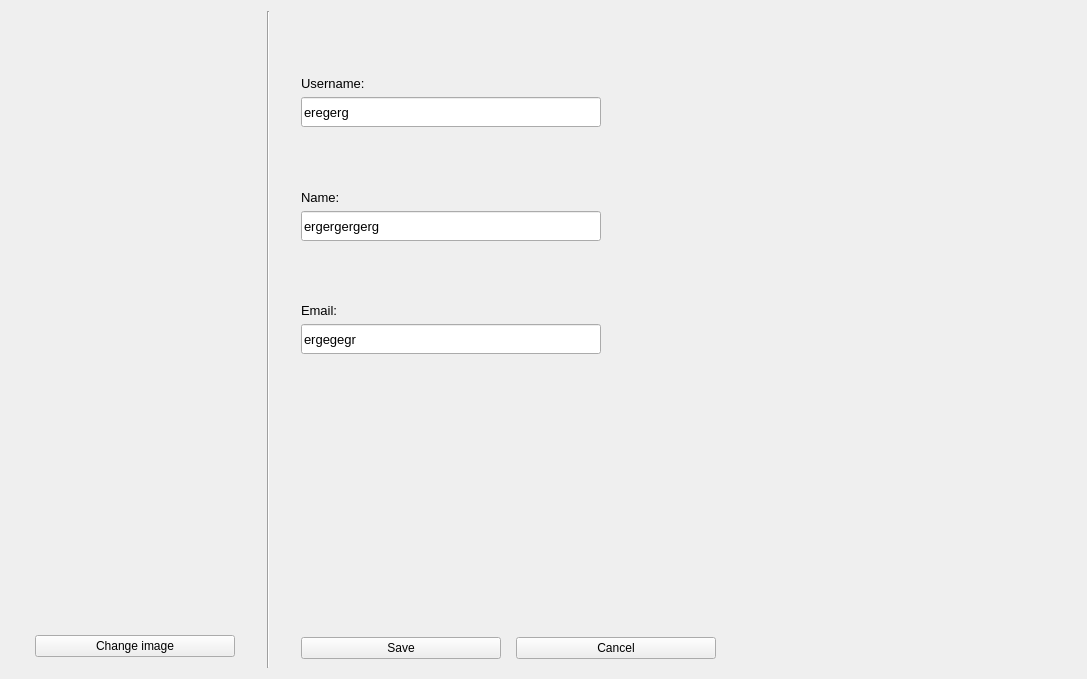
<?xml version="1.0" encoding="UTF-8"?>
<ui version="4.0">
 <class>InfoWidgetEdit</class>
 <widget class="QWidget" name="InfoWidgetEdit">
  <property name="geometry">
   <rect>
    <x>0</x>
    <y>0</y>
    <width>1087</width>
    <height>679</height>
   </rect>
  </property>
  <property name="windowTitle">
   <string>InfoWidgetEdit</string>
  </property>
  <layout class="QHBoxLayout" name="horizontalLayout">
   <item>
    <widget class="QWidget" name="verticalWidget" native="true">
     <property name="sizePolicy">
      <sizepolicy hsizetype="Preferred" vsizetype="Preferred">
       <horstretch>0</horstretch>
       <verstretch>0</verstretch>
      </sizepolicy>
     </property>
     <property name="minimumSize">
      <size>
       <width>250</width>
       <height>250</height>
      </size>
     </property>
     <property name="maximumSize">
      <size>
       <width>200</width>
       <height>16777215</height>
      </size>
     </property>
     <layout class="QVBoxLayout" name="verticalLayout" stretch="0,0,0">
      <property name="spacing">
       <number>7</number>
      </property>
      <property name="sizeConstraint">
       <enum>QLayout::SetDefaultConstraint</enum>
      </property>
      <property name="rightMargin">
       <number>11</number>
      </property>
      <property name="bottomMargin">
       <number>11</number>
      </property>
      <item alignment="Qt::AlignHCenter">
       <widget class="QLabel" name="imageLabel">
        <property name="sizePolicy">
         <sizepolicy hsizetype="Preferred" vsizetype="Maximum">
          <horstretch>0</horstretch>
          <verstretch>1</verstretch>
         </sizepolicy>
        </property>
        <property name="minimumSize">
         <size>
          <width>20</width>
          <height>20</height>
         </size>
        </property>
        <property name="maximumSize">
         <size>
          <width>200</width>
          <height>200</height>
         </size>
        </property>
        <property name="frameShape">
         <enum>QFrame::NoFrame</enum>
        </property>
        <property name="text">
         <string/>
        </property>
        <property name="scaledContents">
         <bool>false</bool>
        </property>
        <property name="alignment">
         <set>Qt::AlignCenter</set>
        </property>
       </widget>
      </item>
      <item>
       <spacer name="verticalSpacer">
        <property name="orientation">
         <enum>Qt::Vertical</enum>
        </property>
        <property name="sizeHint" stdset="0">
         <size>
          <width>20</width>
          <height>40</height>
         </size>
        </property>
       </spacer>
      </item>
      <item alignment="Qt::AlignHCenter">
       <widget class="QPushButton" name="changeImageButton">
        <property name="sizePolicy">
         <sizepolicy hsizetype="Minimum" vsizetype="Maximum">
          <horstretch>0</horstretch>
          <verstretch>1</verstretch>
         </sizepolicy>
        </property>
        <property name="minimumSize">
         <size>
          <width>200</width>
          <height>0</height>
         </size>
        </property>
        <property name="maximumSize">
         <size>
          <width>200</width>
          <height>16777215</height>
         </size>
        </property>
        <property name="text">
         <string>Change image</string>
        </property>
       </widget>
      </item>
     </layout>
    </widget>
   </item>
   <item>
    <widget class="Line" name="line">
     <property name="orientation">
      <enum>Qt::Vertical</enum>
     </property>
    </widget>
   </item>
   <item>
    <widget class="QWidget" name="verticalWidget_2" native="true">
     <property name="minimumSize">
      <size>
       <width>500</width>
       <height>500</height>
      </size>
     </property>
     <layout class="QVBoxLayout" name="verticalLayout_2">
      <property name="leftMargin">
       <number>25</number>
      </property>
      <item alignment="Qt::AlignBottom">
       <widget class="QLabel" name="label_3">
        <property name="styleSheet">
         <string notr="true">font: 10pt</string>
        </property>
        <property name="text">
         <string>Username:</string>
        </property>
       </widget>
      </item>
      <item>
       <widget class="QLineEdit" name="editUser">
        <property name="minimumSize">
         <size>
          <width>0</width>
          <height>30</height>
         </size>
        </property>
        <property name="maximumSize">
         <size>
          <width>300</width>
          <height>16777215</height>
         </size>
        </property>
        <property name="font">
         <font>
          <pointsize>10</pointsize>
         </font>
        </property>
        <property name="text">
         <string>eregerg</string>
        </property>
        <property name="readOnly">
         <bool>true</bool>
        </property>
       </widget>
      </item>
      <item alignment="Qt::AlignBottom">
       <widget class="QLabel" name="label_5">
        <property name="styleSheet">
         <string notr="true">font: 10pt</string>
        </property>
        <property name="text">
         <string>Name:</string>
        </property>
       </widget>
      </item>
      <item>
       <widget class="QLineEdit" name="editName">
        <property name="minimumSize">
         <size>
          <width>0</width>
          <height>30</height>
         </size>
        </property>
        <property name="maximumSize">
         <size>
          <width>300</width>
          <height>16777215</height>
         </size>
        </property>
        <property name="font">
         <font>
          <pointsize>10</pointsize>
         </font>
        </property>
        <property name="text">
         <string>ergergergerg</string>
        </property>
       </widget>
      </item>
      <item alignment="Qt::AlignBottom">
       <widget class="QLabel" name="label_7">
        <property name="styleSheet">
         <string notr="true">font: 10pt</string>
        </property>
        <property name="text">
         <string>Email:</string>
        </property>
       </widget>
      </item>
      <item>
       <widget class="QLineEdit" name="editEmail">
        <property name="minimumSize">
         <size>
          <width>0</width>
          <height>30</height>
         </size>
        </property>
        <property name="maximumSize">
         <size>
          <width>300</width>
          <height>16777215</height>
         </size>
        </property>
        <property name="font">
         <font>
          <pointsize>10</pointsize>
         </font>
        </property>
        <property name="text">
         <string>ergegegr</string>
        </property>
       </widget>
      </item>
      <item>
       <widget class="QLabel" name="errorLabel">
        <property name="styleSheet">
         <string notr="true">color: red</string>
        </property>
        <property name="text">
         <string/>
        </property>
       </widget>
      </item>
      <item>
       <spacer name="verticalSpacer_2">
        <property name="orientation">
         <enum>Qt::Vertical</enum>
        </property>
        <property name="sizeType">
         <enum>QSizePolicy::Minimum</enum>
        </property>
        <property name="sizeHint" stdset="0">
         <size>
          <width>60</width>
          <height>200</height>
         </size>
        </property>
       </spacer>
      </item>
      <item>
       <layout class="QHBoxLayout" name="horizontalLayout_2">
        <property name="spacing">
         <number>15</number>
        </property>
        <item>
         <widget class="QPushButton" name="saveButton">
          <property name="minimumSize">
           <size>
            <width>200</width>
            <height>0</height>
           </size>
          </property>
          <property name="maximumSize">
           <size>
            <width>200</width>
            <height>16777215</height>
           </size>
          </property>
          <property name="text">
           <string>Save</string>
          </property>
         </widget>
        </item>
        <item>
         <widget class="QPushButton" name="cancelButton">
          <property name="minimumSize">
           <size>
            <width>200</width>
            <height>0</height>
           </size>
          </property>
          <property name="maximumSize">
           <size>
            <width>200</width>
            <height>16777215</height>
           </size>
          </property>
          <property name="text">
           <string>Cancel</string>
          </property>
         </widget>
        </item>
        <item>
         <spacer name="horizontalSpacer">
          <property name="orientation">
           <enum>Qt::Horizontal</enum>
          </property>
          <property name="sizeHint" stdset="0">
           <size>
            <width>40</width>
            <height>20</height>
           </size>
          </property>
         </spacer>
        </item>
       </layout>
      </item>
     </layout>
    </widget>
   </item>
  </layout>
 </widget>
 <resources/>
 <connections/>
</ui>
